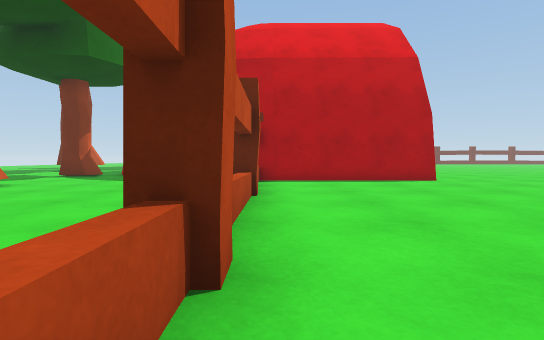
[1] (above)

24 first-person views from a walk through a scene from a Unity 3-D project. The camera is 0.68 m above the floor, tilts 2° down and sees 80° across. The floor is counted in squares, 1 m on a side. Each view is taken from the middle of a square. On the plan, view 1 faces up. The plan holds only what a view shows up to about 10 squares ahead; the rest is blank. The place goes on beyond the plan. The player character is not drawn.

[2]
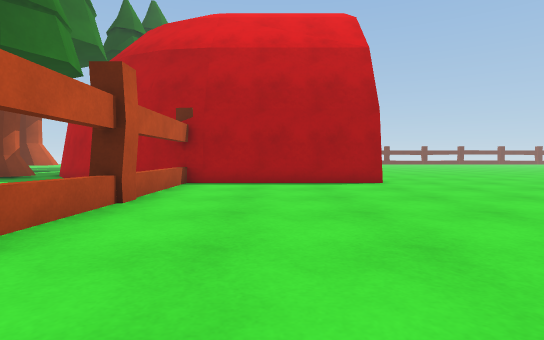

[3]
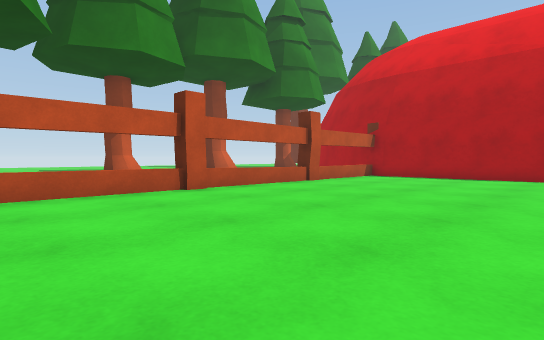

[4]
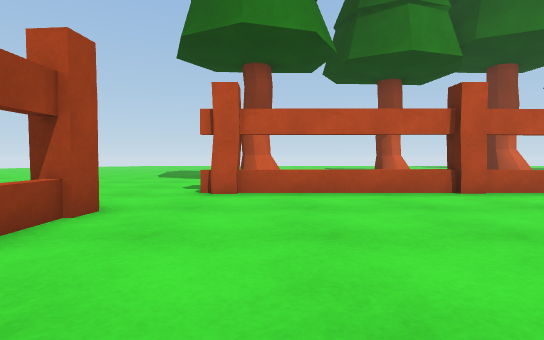

[5]
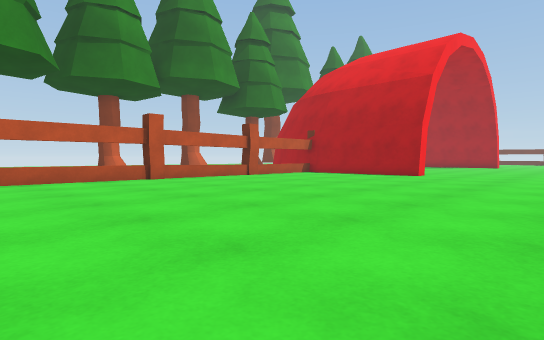

[6]
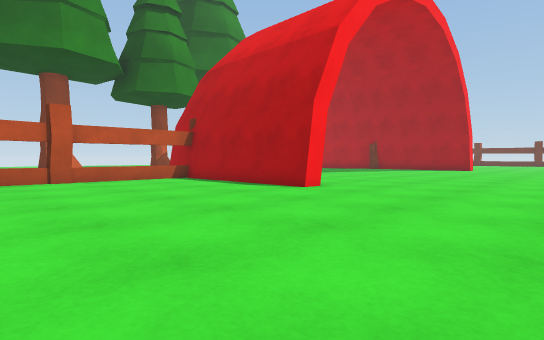

[7]
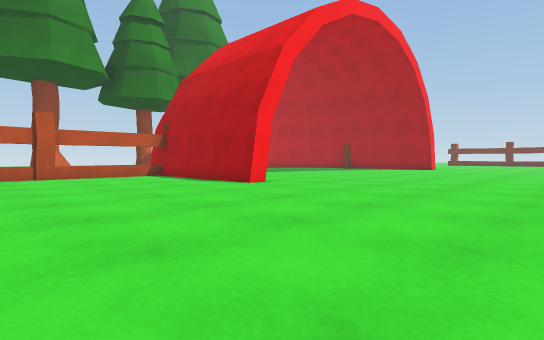

[8]
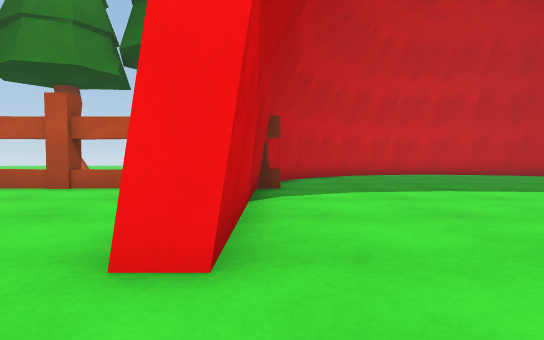

[9]
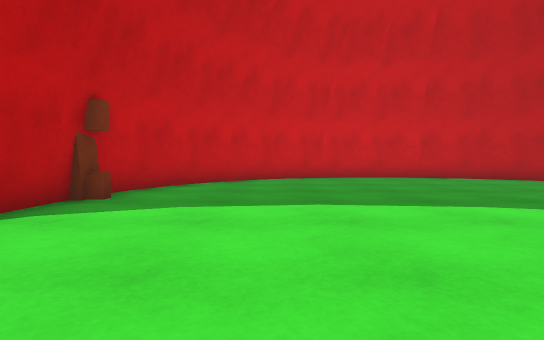

[10]
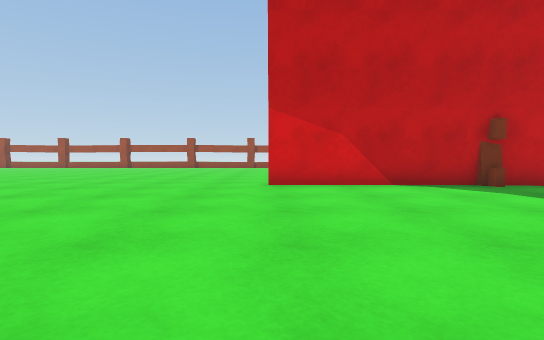

[11]
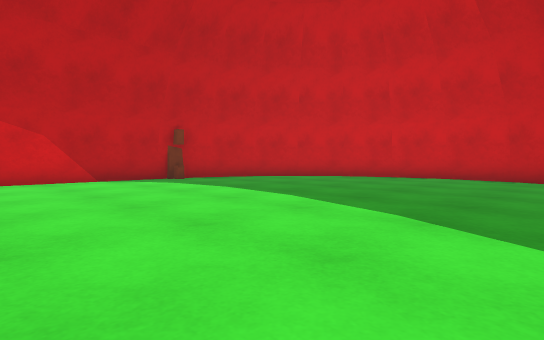

[12]
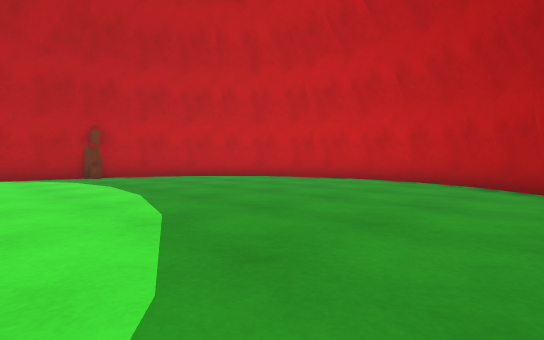

[13]
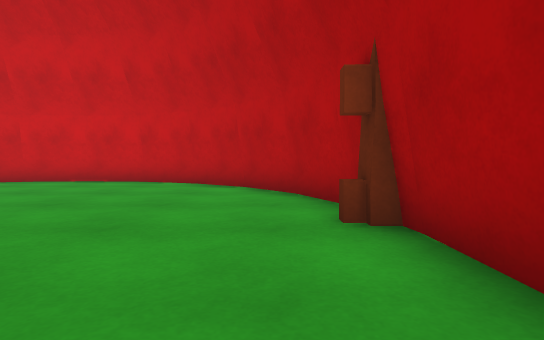

[14]
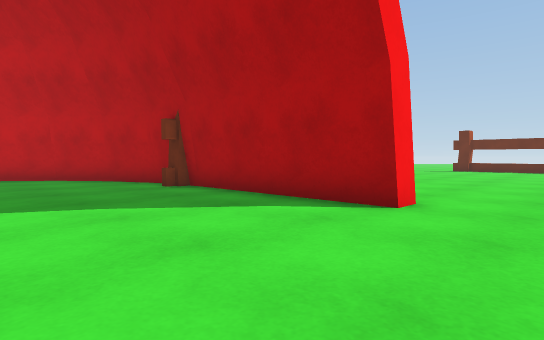

[15]
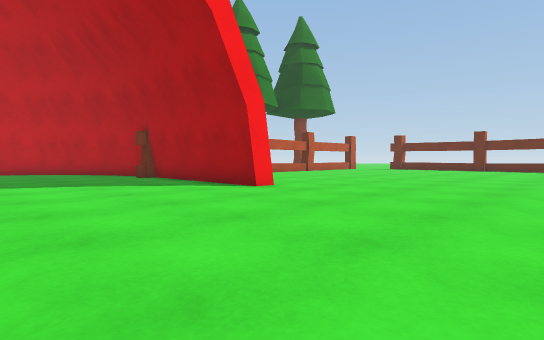

[16]
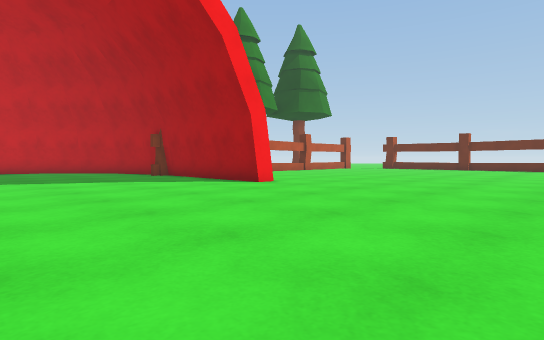

[17]
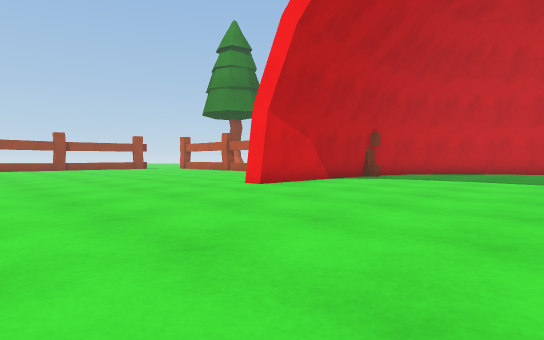

[18]
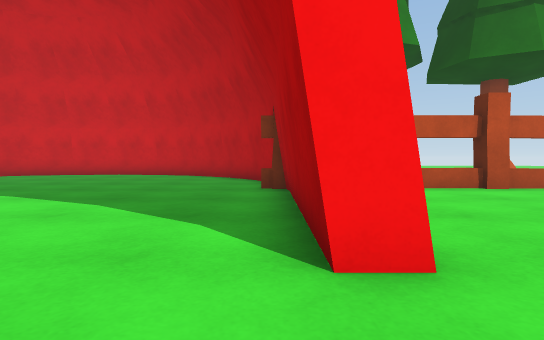

[19]
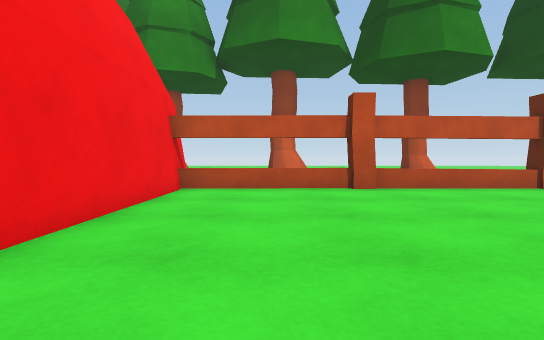

[20]
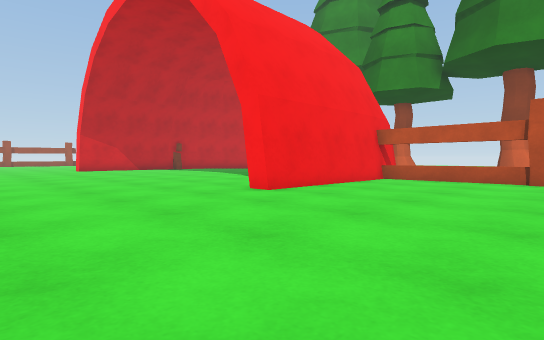

[21]
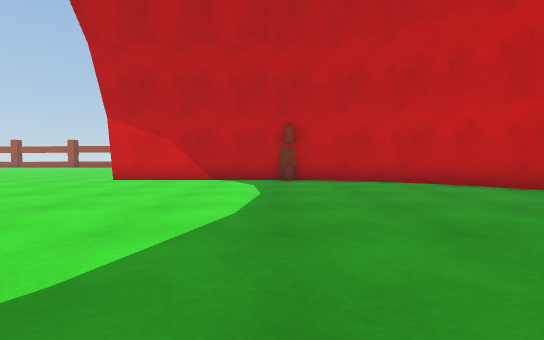

[22]
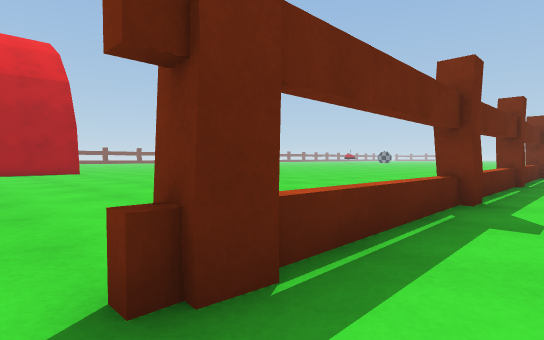

[23]
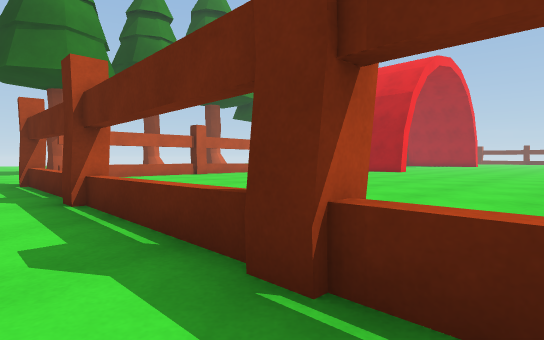

[24]
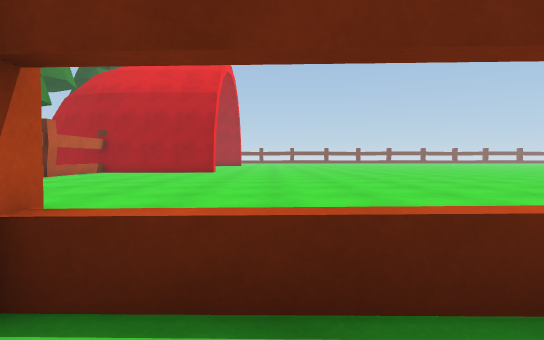

### Floor plan
Key: @ floor where view 1 was taken; # wall or solid block; . floor; = window, fence, low wall or low ledge; T tree.
Columns run from 8 left of view 1 to 12 right of it. Each row starts with its distance up from view 1.
 30        =............
 29        #............
 28        =............
 27        =............
 26        =............
 25        #######......
 24     ##########......
 23    ##................
 22   ##.................
 21   #..................
 20  ##..................
 19  #...................
 18  #...................
 17  #..................
 16  #..................
 15  ##.................
 14   #.................
 13 TT##................
 12 TT ##...............
 11     ##########.......
 10  ...   #######.......
  9  ....  =.............
  8 TT...  =.............
  7   .... =.............
  6    ... #.............
  5     ...=.............
  4     ...=.............
  3  TT  ..=.............
  2  TT   .#.............
  1        =.............
  0        =@............
 -1        =.............
 -2    TT  =...........
 -3    TT  #...........
 -4      .........=......
 -5     ......#====#===#=
 -6     .... ............
 -7     ..

Where each view was taken, in squares from view 1:
view 1: 0 up, 0 right, facing up
view 2: 1 up, 2 right, facing up
view 3: 2 down, 6 right, facing up-left
view 4: 2 down, 6 right, facing left
view 5: 3 down, 10 right, facing up-left
view 6: 4 up, 10 right, facing up-left
view 7: 4 up, 12 right, facing up-left
view 8: 11 up, 7 right, facing left
view 9: 14 up, 5 right, facing left
view 10: 19 up, 5 right, facing down
view 11: 21 up, 5 right, facing down-left
view 12: 23 up, 3 right, facing down-left
view 13: 23 up, 3 right, facing left
view 14: 20 up, 7 right, facing up-left
view 15: 19 up, 11 right, facing up-left
view 16: 18 up, 12 right, facing up-left
view 17: 17 up, 11 right, facing down-left
view 18: 24 up, 7 right, facing left
view 19: 27 up, 7 right, facing left
view 20: 30 up, 10 right, facing down-left
view 21: 21 up, 0 right, facing down
view 22: 6 down, 1 right, facing up-right
view 23: 6 down, 12 right, facing up-left
view 24: 6 down, 8 right, facing up
